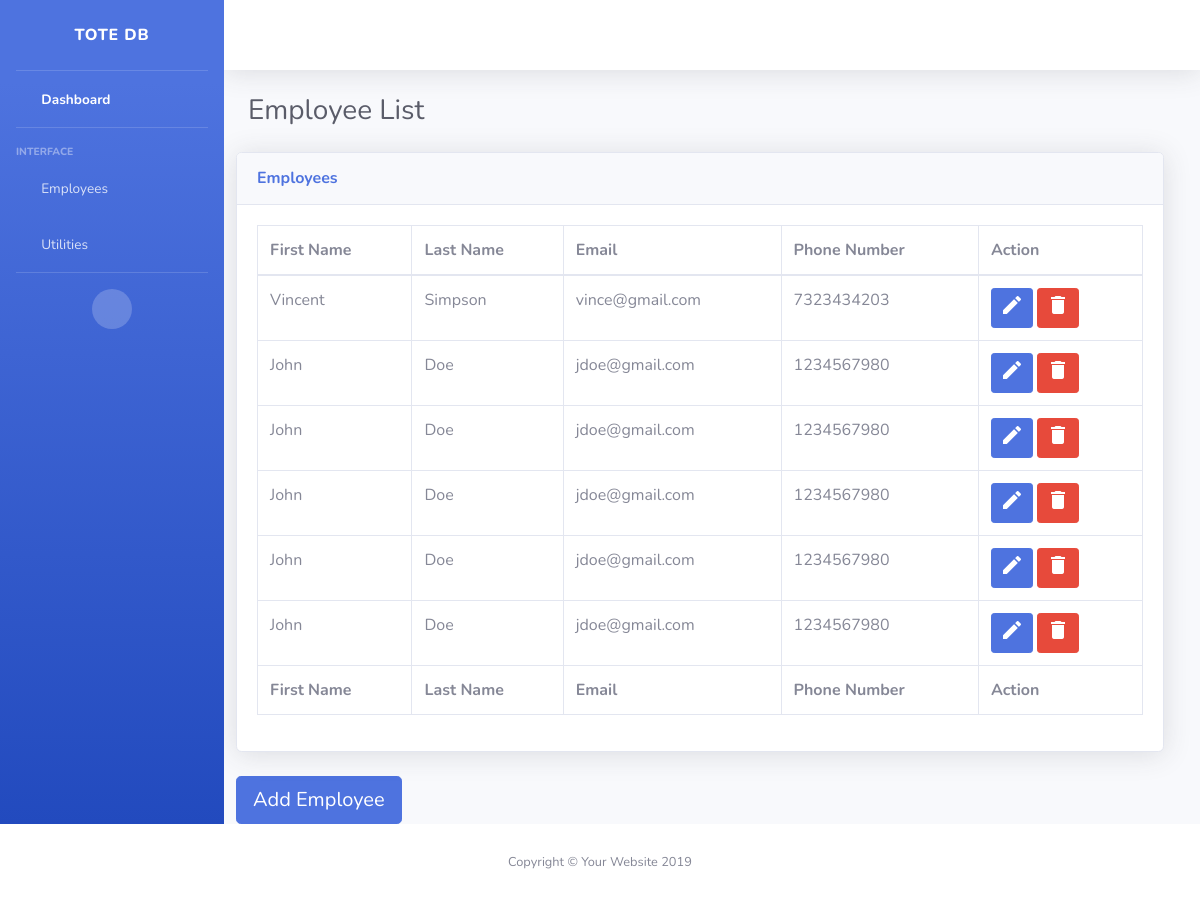
The app's page /employees/list/, older data.
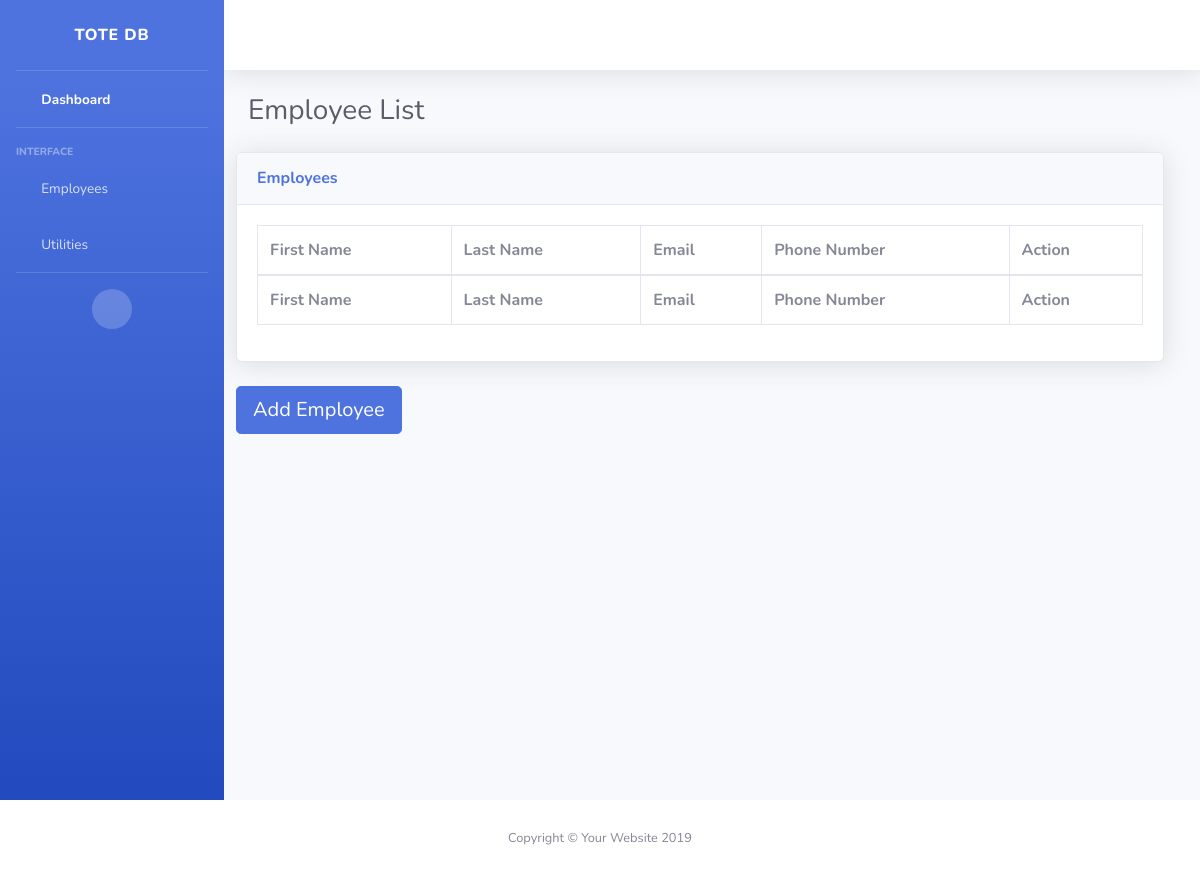
The same page, newer data.
### mainsite/models.py (models this page shows)
class Employee(models.Model):
    id = models.AutoField(primary_key=True)
    first_name = models.CharField(max_length=20)
    last_name = models.CharField(max_length=20)
    email = models.CharField(max_length=30)
    phone_number = models.CharField(max_length=10)

### mainsite/views.py (the view)
# urls.py: path('list/', views.employees_list, name='employee_list'),
def employees_list(request):
    employee_list = Employee.objects.all()
    context = {'employee_list': employee_list}
    return render(request, 'mainsite/employeeList.html', context)

### mainsite/templates/mainsite/employeeList.html (shortened to what this page needs)
<!DOCTYPE html>
<html lang="en">
{% load static %}
<head>
    <link rel="stylesheet" href="{% static 'mainsite/vendor/fontawesome-free/css/all.min.css' %}" type="text/css">
    <link rel="stylesheet" href="{% static 'mainsite/css/sb-admin-2.min.css' %}">
    <link rel="stylesheet" href="{% static 'mainsite/vendor/datatables/dataTables.bootstrap4.min.css' %}">
</head>
<body id="page-top">
    <div id="wrapper">
        <ul class="navbar-nav bg-gradient-primary sidebar sidebar-dark accordion" id="accordionSidebar">
            <a class="sidebar-brand d-flex align-items-center justify-content-center" href="/">
                <div class="sidebar-brand-text mx-3">Tote DB</div>
            </a>
            <hr class="sidebar-divider my-0">
            <li class="nav-item active"><a class="nav-link" href="/"> <i class="fas fa-fw fa-tachometer-alt"></i>
                    <span>Dashboard</span></a></li>
            <hr class="sidebar-divider">
            <div class="sidebar-heading">Interface</div>
            <li class="nav-item"><a aria-controls="collapseTwo" aria-expanded="true" class="nav-link collapsed"
                    data-target="#collapseTwo" data-toggle="collapse" href="#"> <i
                        class="fas fa-fw fa-address-book"></i> <span>Employees</span>
                </a>
            </li>
            <li class="nav-item"><a aria-controls="collapseUtilities" aria-expanded="true" class="nav-link collapsed"
                    data-target="#collapseUtilities" data-toggle="collapse" href="#"> <i
                        class="fas fa-fw fa-wrench"></i> <span>Utilities</span>
                </a>
            </li>
            <hr class="sidebar-divider d-none d-md-block">
            <div class="text-center d-none d-md-inline">
                <button class="rounded-circle border-0" id="sidebarToggle"></button>
            </div>
        </ul>
        <div class="d-flex flex-column" id="content-wrapper">
            <div id="content">
                <nav class="navbar navbar-expand navbar-light bg-white topbar mb-4 static-top shadow">
                    <ul class="navbar-nav ml-auto">
                        <li class="nav-item dropdown no-arrow"><a aria-expanded="false" aria-haspopup="true"
                                class="nav-link dropdown-toggle" data-toggle="dropdown" href="#" id="userDropdown"
                                role="button">
                    </a>
                    </li>
                </ul>
            </nav>
            <div class="container-fluid">
                <div
                        class="d-sm-flex align-items-center justify-content-between mb-4">
                    <h1 class="h3 mb-0 text-gray-800">Employee List</h1>
                </div>
                <div class="row w-100">
                    <div class="card shadow mb-4 w-100">
                        <div class="card-header py-3">
                            <h6 class="m-0 font-weight-bold text-primary">Employees</h6>
                        </div>
                        <div class="card-body">
                            <div class="table-responsive">
                                <table cellspacing="0" class="table table-bordered" id="dataTable"
                                       width="100%">
                                    <thead>
                                    <tr>
                                        <th>First Name</th>
                                        <th>Last Name</th>
                                        <th>Email</th>
                                        <th>Phone Number</th>
                                        <th>Action</th>
                                    </tr>
                                    </thead>
                                    <tfoot>
                                    <tr>
                                        <th>First Name</th>
                                        <th>Last Name</th>
                                        <th>Email</th>
                                        <th>Phone Number</th>
                                        <th>Action</th>
                                    </tr>
                                    </tfoot>
                                    <tbody>
                                    {% for employee in employee_list %}
                                    <tr>
                                        <td name = "first_name" id="first_name{{ forloop.counter}}">{{ employee.first_name }}</td>
                                        <td name = "last_name" id="last_name{{ forloop.counter}}">{{ employee.last_name }}</td>
                                        <td name = "email" id="email{{ forloop.counter}}">{{ employee.email }}</td>
                                        <td name = "phone_number" id="phone_number{{ forloop.counter}}">{{ employee.phone_number }}</td>
                                        <td><a
                                                class="btn btn-primary btn-sm"
                                                href="#"
                                                id="editEmployeeButton"
                                                onclick="openEmployeeModal( {{ employee.id }} )">
                                            <i class="material-icons">&#xE254;</i>
                                        </a>
                                            <a
                                                    class="btn btn-danger btn-sm"
                                                    onclick="if (!(confirm('Are you sure you want to delete?'))) return false;
                                                     deleteEmployee( {{ employee.id}} );"
                                                    href="#"
                                                    style="cursor:pointer;"
                                                    >
                                                <i class="material-icons">&#xE872;</i>
                                            </a>
                                        </td>
                                    </tr>
                                    {% endfor %}
                                    </tbody>
                                </table>
                            </div>
                        </div>
                    </div>
                </div>
                <div class="row">
                    <button class="btn btn-primary btn-lg"
                            id="addEmployeeButton"
                            onclick="openEmployeeModal(0)">Add Employee
                    </button>
                </div>
            </div>
        </div>
    </div>
</div>
<footer class="sticky-footer bg-white">
    <div class="container my-auto">
        <div class="copyright text-center my-auto">
            <span>Copyright &copy; Your Website 2019</span>
        </div>
    </div>
</footer>
</body>
</html>

Row changes from the older to the newer data that the page shows:
removed Employee: first_name "Vincent", last_name "Simpson", email "vince@gmail.com", phone_number "7323434203"
removed Employee: first_name "John", last_name "Doe", email "jdoe@gmail.com", phone_number "1234567980"
removed Employee: first_name "John", last_name "Doe", email "jdoe@gmail.com", phone_number "1234567980"
removed Employee: first_name "John", last_name "Doe", email "jdoe@gmail.com", phone_number "1234567980"
removed Employee: first_name "John", last_name "Doe", email "jdoe@gmail.com", phone_number "1234567980"
removed Employee: first_name "John", last_name "Doe", email "jdoe@gmail.com", phone_number "1234567980"
